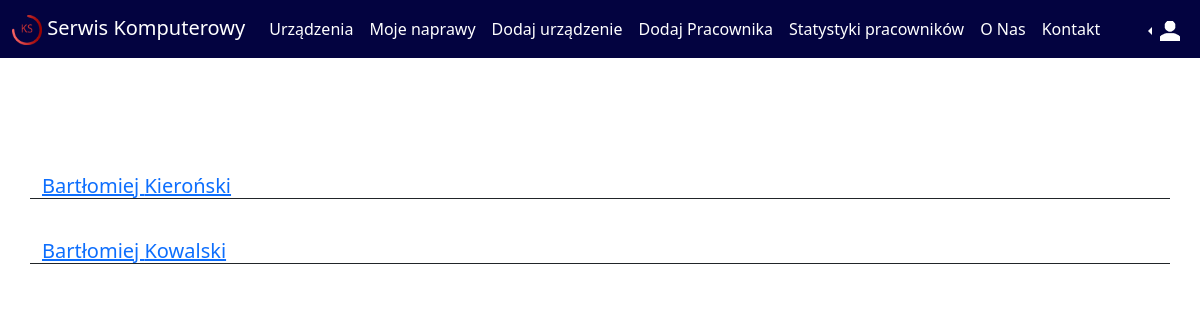
The app's page /Pracownicy.php (signed in) with its own data.
### tables this page shows
CREATE TABLE `owner` (
  `Id` int(11) NOT NULL,
  `Imie` varchar(30) NOT NULL,
  `Nazwisko` varchar(30) NOT NULL,
  `NumerTelefonu` varchar(11) NOT NULL,
  `AdresEmail` varchar(50) NOT NULL,
  `Haslo` varchar(30) NOT NULL,
  `typuzytkownika` varchar(30) DEFAULT NULL
);

### Pracownicy.php (the view, shortened to what this page needs)
<!DOCTYPE html>
<html>
<head>
    <link href="https://cdn.jsdelivr.net/npm/bootstrap@5.1.3/dist/css/bootstrap.min.css" rel="stylesheet">
</head>
<body>
<div class="sticky-top">
      <nav class="navbar navbar-expand-lg navbar-light kolor text-white">
        <div class="container-fluid">
          <a class="navbar-brand text-white" href="#"><img src='Projekt_ks.png' width='30px' height='30px'> Serwis Komputerowy</a>
          <div class="collapse navbar-collapse" id="navbarNav">
            <ul class="navbar-nav">
              <?php
            if(isset($_SESSION['typUzytkownika'] )) {
              if($_SESSION['typUzytkownika'] != "Uzytkownik"){
              echo "<li class='nav-item'>
              <a class='nav-link active text-white' aria-current='page' href='devices.php'>Urządzenia</a>
            </li>";
              }}
              ?>
              <li class="nav-item">
                <a class="nav-link active text-white" href="MojeUrzadzenia.php">Moje naprawy</a>
              </li>
              <?php
              if(isset($_SESSION['typUzytkownika'] )) {
              if($_SESSION['typUzytkownika'] != "Uzytkownik"){
              echo "<li class='nav-item'>
              <a class='nav-link active text-white' href='newdevice.php'>Dodaj urządzenie</a>
            </li>";
              }}
              if(isset($_SESSION['typUzytkownika'] )) {
                if($_SESSION['typUzytkownika'] == "Administrator"){
                echo "<li class='nav-item'>
                <a class='nav-link active text-white' href='dodajPracownika.php'>Dodaj Pracownika</a>
              </li>
              <li class='nav-item'>
                <a class='nav-link active text-white' href='Pracownicy.php'>Statystyki pracowników</a>
              </li>";
                }}
            ?>
            <li class="nav-item">
                <a class="nav-link text-white" href="ONas.php">O Nas</a>
              </li>
              <li class="nav-item">
                <a class="nav-link text-white" href="Kontakt.php">Kontakt</a>
              </li>
                </ul>
          </div>
          <div class='flex-box'>
          <ul class="navbar-nav justify-content-end">
            <li class="nav-item">
              <?php
            if(isset($_SESSION['typUzytkownika'] )) {
              if($_SESSION['typUzytkownika'] != null){
                echo "<li class='nav-item dropdown dropstart'>
          <a class='nav-link dropdown-toggle text-white dropdown-menu-end'  href='' id='navbarDropdownMenuLink' role='button' data-bs-toggle='dropdown' aria-expanded='false'>
            <img width='20px' height='20px' src='account.png'>
          </a>
          <ul class='dropdown-menu' aria-labelledby='navbarDropdownMenuLink'>
            <li><a class='dropdown-item' href='Userinfo.php'>Mój Profil</a></li>
            <li><a class='dropdown-item' href='MojeUrzadzenia.php'>Moje urządzenia</a></li>
            <li><form action='wyloguj.php'>
            <a class='dropdown-item text-dark' type='submit' href='wyloguj.php' method='post' >Wyloguj</a>
            </form></li>
          </ul>
        </li>
                </dropdown>";
              }
            } else{
              echo "<li class='nav-item'>
              <a class='nav-link active text-white' href='login.php'>Zaloguj</a>
            </li>";
          }
            ?>
        </div>
      </nav>
    </div>
<div class='container ' style='padding-top:100px'>
<div class='col'>
    <h5>
  <?php
          $conn = @new mysqli('localhost','root','','serwiskomputerowy');
          if($conn->connect_error !=0){
            echo 'błąd połączenia';
          }
          else{
              $sql = "SELECT * FROM owner WHERE typuzytkownika='Pracownik'";
              $result=$conn->query($sql);
              if($result!=null){
                  while($row=$result->fetch_assoc()){
                      echo "<div class='row border-bottom border-dark mt-3' id='devices'>
                    <a type='submit' href='Statystyki.php?id=$row[Id]'>
                    <div class='row'> <div class='col'>$row[Imie] $row[Nazwisko]</div>  </div>
                    </a></div> <br>";
                  }
              }
            }
  ?>
  </h5>
</div>
        </div>
</body>
</html>

### Pracownicy.php (style rules this page uses)
.kolor { background-color: rgb(3,3,64); }

### records on screen
owner: Imie "Bartłomiej", Nazwisko "Kieroński"
owner: Imie "Bartłomiej", Nazwisko "Kowalski"
